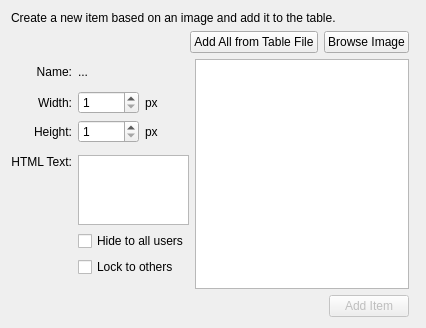
<?xml version="1.0" encoding="UTF-8"?>
<ui version="4.0">
 <class>AddObjectDialog</class>
 <widget class="QDialog" name="AddObjectDialog">
  <property name="geometry">
   <rect>
    <x>0</x>
    <y>0</y>
    <width>426</width>
    <height>327</height>
   </rect>
  </property>
  <property name="windowTitle">
   <string>Add Item</string>
  </property>
  <layout class="QGridLayout" name="gridLayout_2">
   <item row="4" column="0">
    <layout class="QGridLayout" name="gridLayout">
     <item row="1" column="1">
      <layout class="QHBoxLayout" name="horizontalLayout_2">
       <item>
        <widget class="QLabel" name="objectNameLb">
         <property name="text">
          <string>...</string>
         </property>
        </widget>
       </item>
      </layout>
     </item>
     <item row="7" column="1">
      <widget class="QCheckBox" name="hideCheckBox">
       <property name="text">
        <string>Hide to all users</string>
       </property>
      </widget>
     </item>
     <item row="4" column="0">
      <widget class="QLabel" name="label_9">
       <property name="text">
        <string>Height:</string>
       </property>
       <property name="alignment">
        <set>Qt::AlignRight|Qt::AlignTrailing|Qt::AlignVCenter</set>
       </property>
      </widget>
     </item>
     <item row="8" column="1" rowspan="2">
      <widget class="QCheckBox" name="lockCheckBox">
       <property name="text">
        <string>Lock to others</string>
       </property>
      </widget>
     </item>
     <item row="3" column="1">
      <layout class="QHBoxLayout" name="horizontalLayout_3">
       <item>
        <widget class="QSpinBox" name="objectWidthSpinBox">
         <property name="minimum">
          <number>1</number>
         </property>
         <property name="maximum">
          <number>10000</number>
         </property>
        </widget>
       </item>
       <item>
        <widget class="QLabel" name="label_2">
         <property name="text">
          <string>px</string>
         </property>
        </widget>
       </item>
      </layout>
     </item>
     <item row="4" column="1">
      <layout class="QHBoxLayout" name="horizontalLayout_4">
       <item>
        <widget class="QSpinBox" name="objectHeightSpinBox">
         <property name="minimum">
          <number>1</number>
         </property>
         <property name="maximum">
          <number>10000</number>
         </property>
        </widget>
       </item>
       <item>
        <widget class="QLabel" name="label_3">
         <property name="text">
          <string>px</string>
         </property>
        </widget>
       </item>
      </layout>
     </item>
     <item row="10" column="1">
      <layout class="QHBoxLayout" name="horizontalLayout"/>
     </item>
     <item row="6" column="0">
      <widget class="QLabel" name="label">
       <property name="text">
        <string>HTML Text:</string>
       </property>
       <property name="alignment">
        <set>Qt::AlignRight|Qt::AlignTop|Qt::AlignTrailing</set>
       </property>
      </widget>
     </item>
     <item row="3" column="0">
      <widget class="QLabel" name="label_8">
       <property name="text">
        <string>Width:</string>
       </property>
       <property name="alignment">
        <set>Qt::AlignRight|Qt::AlignTrailing|Qt::AlignVCenter</set>
       </property>
      </widget>
     </item>
     <item row="1" column="0">
      <widget class="QLabel" name="label_7">
       <property name="text">
        <string>Name:</string>
       </property>
       <property name="alignment">
        <set>Qt::AlignRight|Qt::AlignTrailing|Qt::AlignVCenter</set>
       </property>
      </widget>
     </item>
     <item row="6" column="1">
      <widget class="QTextEdit" name="textEdit"/>
     </item>
     <item row="0" column="2" rowspan="12" colspan="2">
      <widget class="QGraphicsView" name="previewGraphicsView"/>
     </item>
     <item row="12" column="2">
      <spacer name="horizontalSpacer_2">
       <property name="orientation">
        <enum>Qt::Horizontal</enum>
       </property>
       <property name="sizeHint" stdset="0">
        <size>
         <width>600</width>
         <height>20</height>
        </size>
       </property>
      </spacer>
     </item>
     <item row="12" column="3">
      <widget class="QPushButton" name="addImageBtn">
       <property name="enabled">
        <bool>false</bool>
       </property>
       <property name="text">
        <string>Add Item</string>
       </property>
       <property name="icon">
        <iconset resource="../../../Engine/EResources.qrc">
         <normaloff>:/images/add</normaloff>:/images/add</iconset>
       </property>
      </widget>
     </item>
    </layout>
   </item>
   <item row="0" column="0" colspan="2">
    <widget class="QLabel" name="label_6">
     <property name="text">
      <string>Create a new item based on an image and add it to the table.</string>
     </property>
    </widget>
   </item>
   <item row="2" column="0">
    <layout class="QHBoxLayout" name="horizontalLayout_5">
     <item>
      <spacer name="horizontalSpacer">
       <property name="orientation">
        <enum>Qt::Horizontal</enum>
       </property>
       <property name="sizeHint" stdset="0">
        <size>
         <width>40</width>
         <height>20</height>
        </size>
       </property>
      </spacer>
     </item>
     <item>
      <widget class="QPushButton" name="addAllBtn">
       <property name="text">
        <string>Add All from Table File</string>
       </property>
       <property name="icon">
        <iconset resource="../../../Engine/EResources.qrc">
         <normaloff>:/images/box</normaloff>:/images/box</iconset>
       </property>
      </widget>
     </item>
     <item>
      <widget class="QPushButton" name="browseImageBtn">
       <property name="text">
        <string>Browse Image</string>
       </property>
       <property name="icon">
        <iconset resource="../../../Engine/EResources.qrc">
         <normaloff>:/images/find</normaloff>:/images/find</iconset>
       </property>
      </widget>
     </item>
    </layout>
   </item>
  </layout>
 </widget>
 <tabstops>
  <tabstop>browseImageBtn</tabstop>
  <tabstop>addAllBtn</tabstop>
  <tabstop>objectWidthSpinBox</tabstop>
  <tabstop>objectHeightSpinBox</tabstop>
  <tabstop>hideCheckBox</tabstop>
  <tabstop>lockCheckBox</tabstop>
  <tabstop>addImageBtn</tabstop>
  <tabstop>textEdit</tabstop>
  <tabstop>previewGraphicsView</tabstop>
 </tabstops>
 <resources>
  <include location="../../../Engine/EResources.qrc"/>
 </resources>
 <connections/>
</ui>
